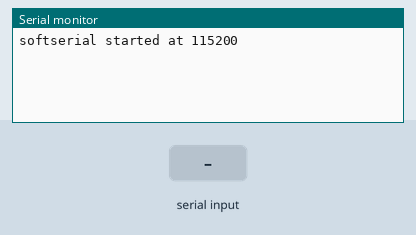
A sketch run on a simulated Arduino Uno, built with avr-gcc and run on an emulated ATmega328P. On the bench: the last lines printed to the serial monitor. The test bench sets the inputs (shaded band).

Above: at 1.2 s.
1.3 s: "1\n" received over Serial
At 2.4 s:
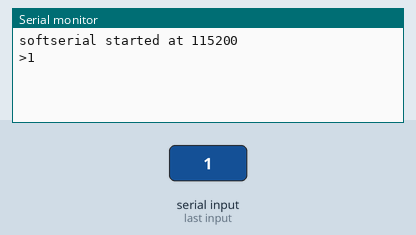
2.8 s: "1\n" received over the second serial link
At 3.5 s:
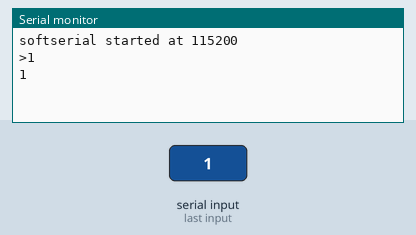
4.3 s: byte 10 (10) received over Serial
At 4.7 s:
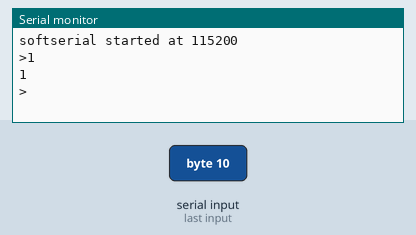
5.8 s: "0\n" received over Serial
At 7.0 s:
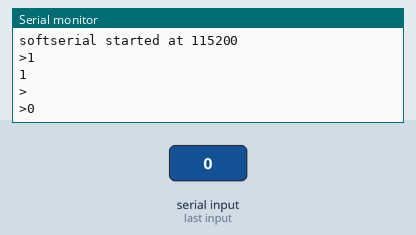
7.3 s: "0\n" received over the second serial link
At 8.2 s:
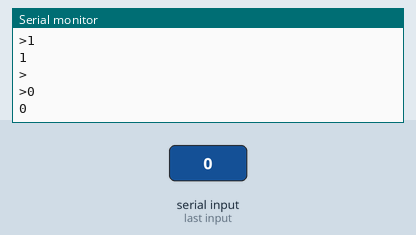

The sketch:

serial_modules_debug.ino
```cpp
//  SerialIn_SerialOut_HM-1X
//  Uses hardware serial to talk to the host computer and AltSoftSerial for communication with the bluetooth module
//
//  What ever is entered in the serial monitor is sent to the connected device
//  Anything received from the connected device is copied to the serial monitor
//  Does not send line endings to the HM-10
//
//  Pins
//  BT VCC to Arduino 5V out.
//  BT GND to GND
//  Arduino D8 (SS RX) - BT TX no need voltage divider
//  Arduino D9 (SS TX) - BT RX through a voltage divider (5v to 3.3v)
//
//  Initial sketch from http://www.martyncurrey.com/hm-10-bluetooth-4ble-modules/
//

// with an ESP8266
#define BT_RX 13 //D7 ESP8266 RX connect HM-10 or 11 TX
#define BT_TX 12 //D6 ESP8266 TX connect HM-10 or 11 RX

#include <SoftwareSerial.h>
SoftwareSerial softserial(BT_RX, BT_TX);

char c=' ';
boolean NL = true;

void setup()
{
    Serial.begin(115200);
    softserial.begin(115200);
    Serial.println("softserial started at 115200");
}

void loop()
{
    // Read from the Bluetooth module and send to the Arduino Serial Monitor
    if (softserial.available())
    {
        c = softserial.read();
        Serial.write(c);
    }

    // Read from the Serial Monitor and send to the Bluetooth module
    if (Serial.available())
    {
        c = Serial.read();

        // do not send line end characters to the HM-10
        if (c!=10 & c!=13 )
        {
             softserial.write(c);
        }

        // Echo the user input to the main window.
        // If there is a new line print the ">" character.
        if (NL) { Serial.print("\r\n>");  NL = false; }
        Serial.write(c);
        if (c==10) { NL = true; }
    }
}
```

Measured:
- after the input at 1.3 s, the serial monitor: prints a new line at once (image 1)
- after the input at 2.8 s, the serial monitor: prints a new line at once (image 2)
- after the input at 4.3 s, the serial monitor: prints a new line at once (image 3)
- after the input at 5.8 s, the serial monitor: prints a new line at once (image 4)
- after the input at 7.3 s, the serial monitor: prints a new line at once (image 5)
